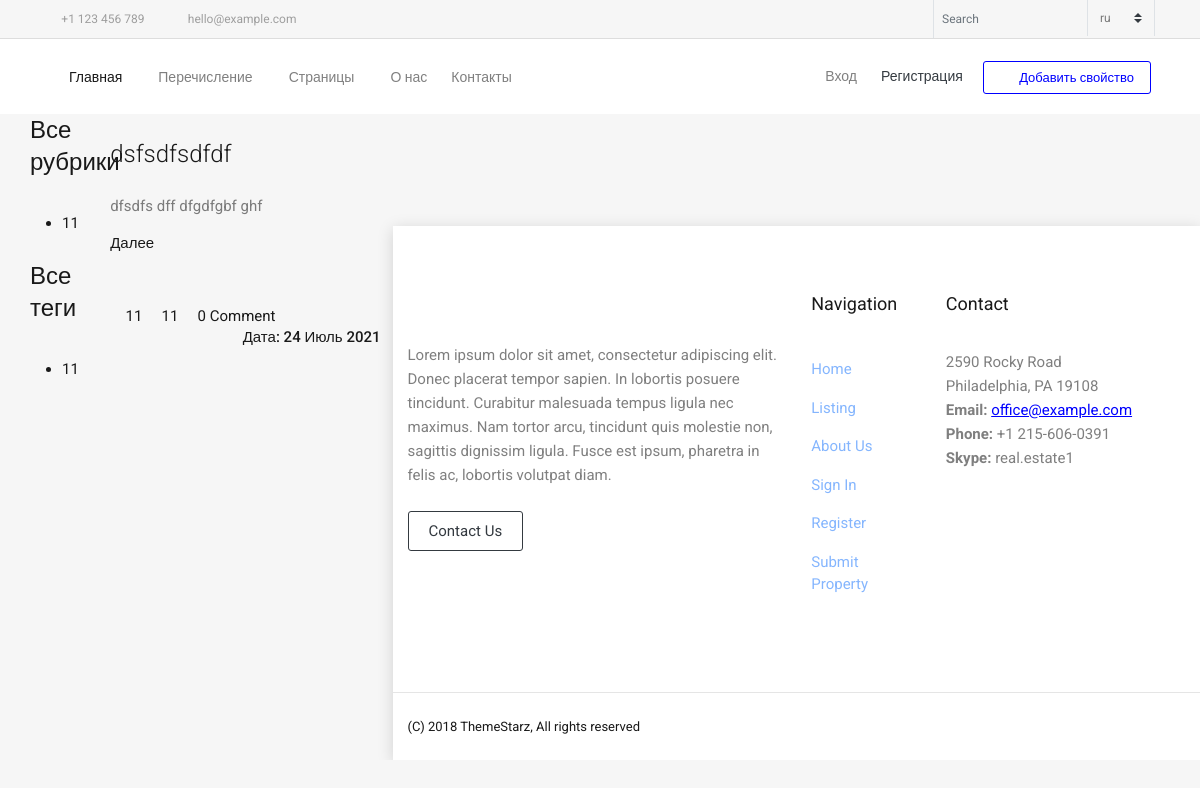
The app's page /ru/news/, older data.
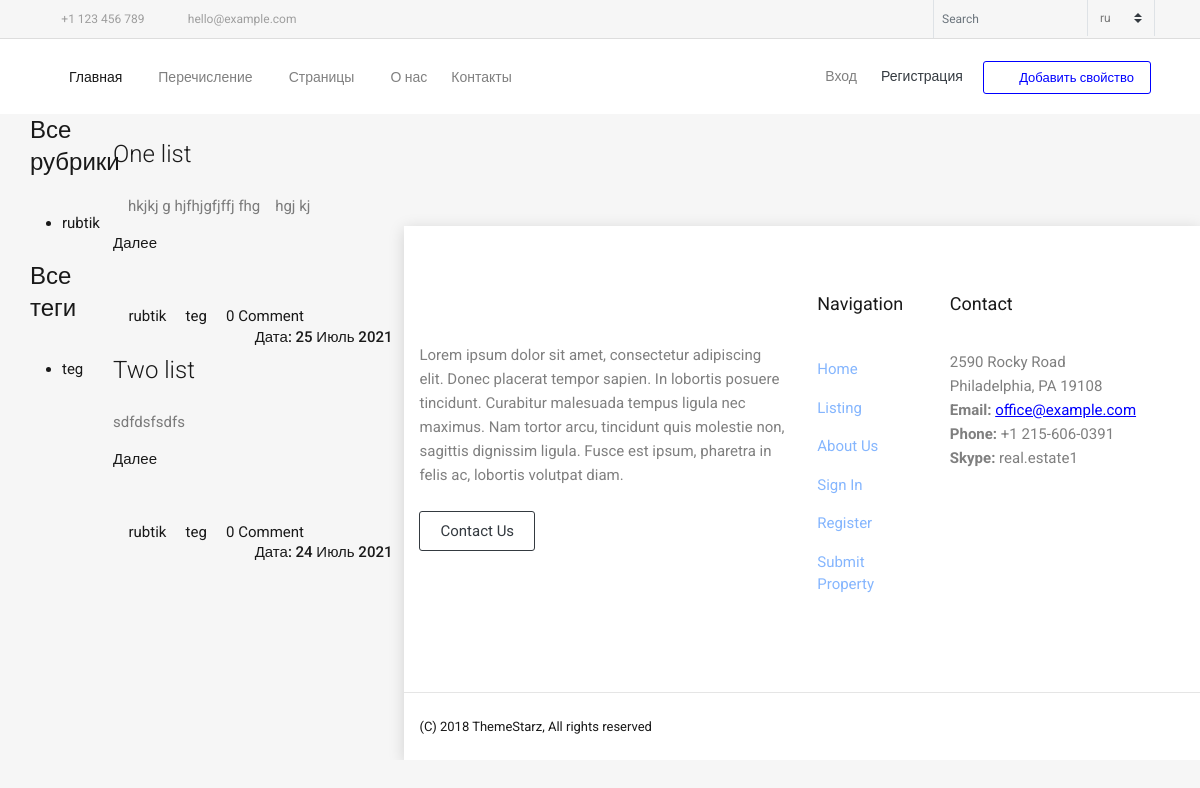
The same page, newer data.
### news/models.py (models this page shows, shortened)
class Category(MPTTModel):
    parent = TreeForeignKey('self', on_delete=models.CASCADE, null=True, blank=True, related_name='children', verbose_name='Родитель')
    name = models.CharField(max_length=255, verbose_name='Имя рубрики')
    slug = models.SlugField(max_length=255, unique=True, verbose_name='Ссылка')
    photo = models.ImageField(blank=True, upload_to='image', null=True, verbose_name='Изображение')
    def __str__(self):
        return self.name
    def get_absolute_url(self):
        return reverse('category', kwargs={"slug": self.slug})
    class MPTTMeta:
        order_insertion_by = ['name']
    class Meta:
        verbose_name = 'Рубрика'
        verbose_name_plural = 'Рубрики'

class Tag(models.Model):
    BUTTON = (
        ('Publish', 'Опубликовать'),
        ('Not_to_publish', 'Не публиковать'),
    )
    button = models.CharField(max_length=30, choices=BUTTON, verbose_name='Статус')
    name = models.CharField(max_length=30, verbose_name='Название(ru)')
    image = models.ImageField(blank=True,  null=True, verbose_name='Изображение')
    slug = models.SlugField(max_length=255, unique=True, verbose_name='Ссылка')
    def get_absolute_url(self):
        return reverse('tag', kwargs={"slug": self.slug})
    class Meta:
        verbose_name = 'Метка'
        verbose_name_plural = 'Метки'
        ordering = ['name']

class Post(models.Model):
    author = models.ForeignKey(settings.AUTH_USER_MODEL, verbose_name='Автор', on_delete=models.CASCADE)
    STATUS_NEWS = (
        ('Publish', 'Опубликовать'),
        ('Not_to_publish', 'Не публиковать'),
    )
    status = models.CharField(default='P',max_length=30, choices=STATUS_NEWS, verbose_name='Статус')
    yved = models.BooleanField(default=False, verbose_name='Уведомить')
    title = models.CharField(max_length=255, db_index=True, verbose_name='Наименование')
    slug = models.SlugField(unique=True, verbose_name='Ссылка')
    content = RichTextUploadingField(blank=True, verbose_name='Описание')
    category = TreeForeignKey('Category', verbose_name='Рубрики', on_delete=models.CASCADE, null=True, blank=True, db_index=True)
    tags = models.ManyToManyField(Tag, verbose_name='Тэг')
    image = models.ImageField(blank=True, upload_to='media/image/', null=True, verbose_name='Изображение')
    views = models.IntegerField(default=0, verbose_name='Количество просмотров')
    created_at = models.DateTimeField(auto_now_add=True, verbose_name='Дата создания')
    update_at = models.DateTimeField(auto_now=True, verbose_name='Дата обновления')
    def get_absolute_url(self):
        return reverse('post', kwargs={"slug": self.slug})
    class Meta:
        verbose_name = 'Статья(ю)'
        verbose_name_plural = 'Статьи'
        ordering = ['-created_at']

### news/views.py (the view)
# urls.py: path('', Home.as_view(), name='glavnaya'),
class Home(ListView):
    model = Post
    template_name = 'news/news.html'
    context_object_name = 'posts'
    paginate_by = 2
    def get_context_data(self, *, object_list=None, **kwargs):
        context = super().get_context_data(**kwargs)
        get_rubrics_tag(self, context)
        return context

### templates/news/news.html (shortened to what this page needs)
{% extends 'base/base.html' %}
{% load static%}
{% load mptt_tags %}
        {% block body %}
<section id="ts-hero" class="ts-separate-bg-element">
<main id="ts-main">
        <section class="categories_product_main p_80">
            <div class="container">
                <div class="categories_main_inner">
                    <div class="row row_disable">
                        <div class="col-lg-3 float-md-left">
                            <section class="solid_banner_area">
                                <div class="container">
                                    <div class="solid_banner_inner">
                                        <h3>{{ title_rubrics }}</h3>
                                            <ul>
                                                {% for a in 1|get_all_category %}
                                                    <li><a href="{{ a.get_absolute_url }}">{{ a.name }}</a></li>
                                                {% endfor %}
                                            </ul>
                                    </div>
                                    <div class="solid_banner_inner">
                                        <h3>{{ title_tag }}</h3>
                                            <ul>
                                                {% for a in 1|get_all_tag %}
                                                    <li><a href="{{ a.get_absolute_url }}">{{ a.name }}</a></li>
                                                {% endfor %}
                                            </ul>
                                    </div>
                                </div>
                            </section>
                        </div>
                        <div class="col-lg-9 float-md-right">
                             <h3>{{ title }}</h3>
							<div class="c_product_grid_details">
                                {% for post in posts %}
                                <div class="c_product_item">
                                    <div class="row">
                                            <div class="c_product_text">
                                                <h3><a href="{{ post.get_absolute_url }}">{{ post.title }}</a></h3>
                                                        {{ post.content|truncatewords_html:20|safe }}
                                                <h6><a href="{{ post.get_absolute_url }}"><span>Далее</span></a></h6>
                                                        <br><br>
                                                <div class="blog-info float-left">
                                                    <span class="author-name">
                                                        <i class="fa fa-angle-right"></i>
                                                        <a href="{{ post.category.get_absolute_url }}"> {{ post.category }}</a>
                                                    </span>
                                                    <span class="categories">
                                                        <i class="fa fa-tag"></i>
                                                        {% if post.tags.exists %}
                                                            {% for tag in post.tags.all %}
                                                            <a href="{{ tag.get_absolute_url }}">{{ tag.name }}</a>
                                                            {% endfor %}
                                                        {% endif %}
                                                    </span>
                                                    <span class="comments-number">
                                                        <i class="fa fa-comment"></i>
                                                        <a href="#">0 Comment</a>
                                                    </span>
                                                </div>
                                                    <div class="float-right"> <h6> Дата: <span> {{ post.created_at|date:"j F Y" }}</span></h6> </div>
                                            </div>
                                    </div>
                                </div>
                                 {% endfor %}
                            </div>
                        </div>
                        <div class="col-lg-3 float-md-right">
                        </div>
                    </div>
                </div>
            </div>
        </section>
</main>
        {% endblock %}

Row changes from the older to the newer data that the page shows:
changed Category: name "11" → "rubtik"
changed Tag: name "11" → "teg"
added Post: title "One list", content "hkjkj g hjfhjgfjffj fhg hgj kj", category "rubtik", created_at "25 Июль 2021", Tag (name "teg")
changed Post: title "dsfsdfsdfdf" → "Two list"; content "dfsdfs dff dfgdfgbf ghf" → "sdfdsfsdfs"; category "11" → "rubtik"
